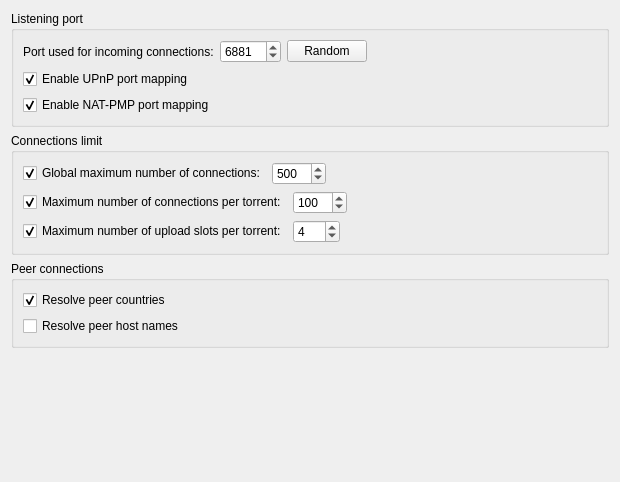
           <widget class="QWidget" name="scrollAreaWidgetContents_3">
            <property name="geometry">
             <rect>
              <x>0</x>
              <y>0</y>
              <width>620</width>
              <height>482</height>
             </rect>
            </property>
            <layout class="QVBoxLayout" name="verticalLayout_28">
             <item>
              <layout class="QHBoxLayout">
               <item>
                <widget class="QGroupBox" name="ListeningPortBox">
                 <property name="title">
                  <string>Listening port</string>
                 </property>
                 <layout class="QVBoxLayout">
                  <item>
                   <layout class="QHBoxLayout">
                    <item>
                     <widget class="QLabel" name="lbl_ports">
                      <property name="text">
                       <string>Port used for incoming connections:</string>
                      </property>
                     </widget>
                    </item>
                    <item>
                     <widget class="QSpinBox" name="spinPort">
                      <property name="minimum">
                       <number>1</number>
                      </property>
                      <property name="maximum">
                       <number>65535</number>
                      </property>
                      <property name="value">
                       <number>6881</number>
                      </property>
                     </widget>
                    </item>
                    <item>
                     <widget class="QPushButton" name="randomButton">
                      <property name="text">
                       <string>Random</string>
                      </property>
                     </widget>
                    </item>
                    <item>
                     <spacer>
                      <property name="orientation">
                       <enum>Qt::Horizontal</enum>
                      </property>
                      <property name="sizeHint" stdset="0">
                       <size>
                        <width>20</width>
                        <height>20</height>
                       </size>
                      </property>
                     </spacer>
                    </item>
                   </layout>
                  </item>
                  <item>
                   <widget class="QCheckBox" name="checkUPnP">
                    <property name="text">
                     <string>Enable UPnP port mapping</string>
                    </property>
                    <property name="checked">
                     <bool>true</bool>
                    </property>
                   </widget>
                  </item>
                  <item>
                   <widget class="QCheckBox" name="checkNATPMP">
                    <property name="text">
                     <string>Enable NAT-PMP port mapping</string>
                    </property>
                    <property name="checked">
                     <bool>true</bool>
                    </property>
                   </widget>
                  </item>
                 </layout>
                </widget>
               </item>
              </layout>
             </item>
             <item>
              <widget class="QGroupBox" name="nbConnecBox">
               <property name="title">
                <string>Connections limit</string>
               </property>
               <layout class="QVBoxLayout" name="_8">
                <item>
                 <layout class="QHBoxLayout" name="_9">
                  <item>
                   <widget class="QCheckBox" name="checkMaxConnecs">
                    <property name="text">
                     <string>Global maximum number of connections:</string>
                    </property>
                    <property name="checked">
                     <bool>true</bool>
                    </property>
                   </widget>
                  </item>
                  <item>
                   <widget class="QSpinBox" name="spinMaxConnec">
                    <property name="enabled">
                     <bool>true</bool>
                    </property>
                    <property name="minimum">
                     <number>2</number>
                    </property>
                    <property name="maximum">
                     <number>2000</number>
                    </property>
                    <property name="value">
                     <number>500</number>
                    </property>
                   </widget>
                  </item>
                  <item>
                   <spacer>
                    <property name="orientation">
                     <enum>Qt::Horizontal</enum>
                    </property>
                    <property name="sizeHint" stdset="0">
                     <size>
                      <width>40</width>
                      <height>20</height>
                     </size>
                    </property>
                   </spacer>
                  </item>
                 </layout>
                </item>
                <item>
                 <layout class="QHBoxLayout" name="_10">
                  <item>
                   <widget class="QCheckBox" name="checkMaxConnecsPerTorrent">
                    <property name="text">
                     <string>Maximum number of connections per torrent:</string>
                    </property>
                    <property name="checked">
                     <bool>true</bool>
                    </property>
                   </widget>
                  </item>
                  <item>
                   <widget class="QSpinBox" name="spinMaxConnecPerTorrent">
                    <property name="minimum">
                     <number>2</number>
                    </property>
                    <property name="maximum">
                     <number>2000</number>
                    </property>
                    <property name="value">
                     <number>100</number>
                    </property>
                   </widget>
                  </item>
                  <item>
                   <spacer>
                    <property name="orientation">
                     <enum>Qt::Horizontal</enum>
                    </property>
                    <property name="sizeHint" stdset="0">
                     <size>
                      <width>40</width>
                      <height>20</height>
                     </size>
                    </property>
                   </spacer>
                  </item>
                 </layout>
                </item>
                <item>
                 <layout class="QHBoxLayout" name="_11">
                  <item>
                   <widget class="QCheckBox" name="checkMaxUploadsPerTorrent">
                    <property name="text">
                     <string>Maximum number of upload slots per torrent:</string>
                    </property>
                    <property name="checked">
                     <bool>true</bool>
                    </property>
                   </widget>
                  </item>
                  <item>
                   <widget class="QSpinBox" name="spinMaxUploadsPerTorrent">
                    <property name="maximum">
                     <number>500</number>
                    </property>
                    <property name="value">
                     <number>4</number>
                    </property>
                   </widget>
                  </item>
                  <item>
                   <spacer>
                    <property name="orientation">
                     <enum>Qt::Horizontal</enum>
                    </property>
                    <property name="sizeHint" stdset="0">
                     <size>
                      <width>40</width>
                      <height>20</height>
                     </size>
                    </property>
                   </spacer>
                  </item>
                 </layout>
                </item>
               </layout>
              </widget>
             </item>
             <item>
              <widget class="QGroupBox" name="groupBox_2">
               <property name="title">
                <string>Peer connections</string>
               </property>
               <layout class="QVBoxLayout" name="verticalLayout_25">
                <item>
                 <widget class="QCheckBox" name="checkResolveCountries">
                  <property name="text">
                   <string>Resolve peer countries</string>
                  </property>
                  <property name="checked">
                   <bool>true</bool>
                  </property>
                 </widget>
                </item>
                <item>
                 <widget class="QCheckBox" name="checkResolveHosts">
                  <property name="text">
                   <string>Resolve peer host names</string>
                  </property>
                 </widget>
                </item>
               </layout>
              </widget>
             </item>
             <item>
              <spacer name="verticalSpacer_7">
               <property name="orientation">
                <enum>Qt::Vertical</enum>
               </property>
               <property name="sizeHint" stdset="0">
                <size>
                 <width>20</width>
                 <height>40</height>
                </size>
               </property>
              </spacer>
             </item>
            </layout>
           </widget>
